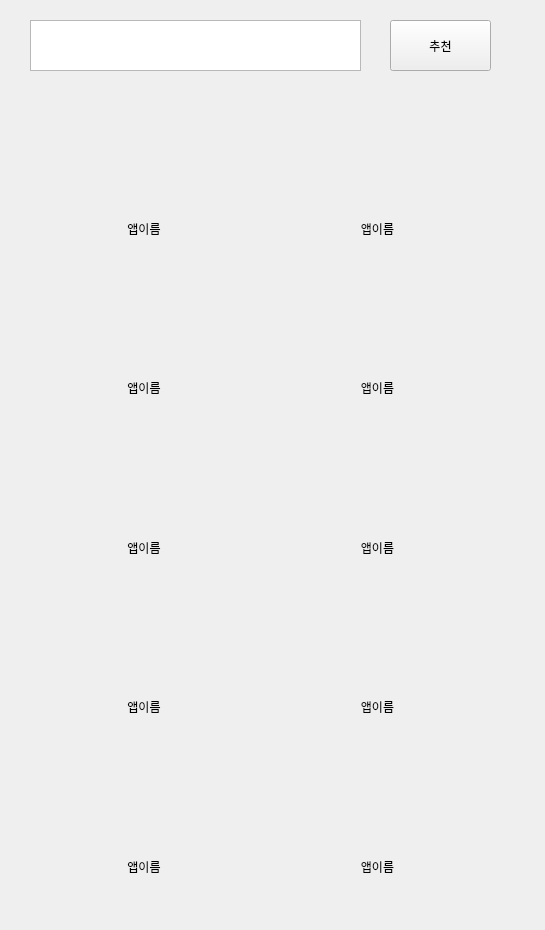
<?xml version="1.0" encoding="UTF-8"?>
<ui version="4.0">
 <class>Form</class>
 <widget class="QWidget" name="Form">
  <property name="geometry">
   <rect>
    <x>0</x>
    <y>0</y>
    <width>545</width>
    <height>930</height>
   </rect>
  </property>
  <property name="windowTitle">
   <string>Form</string>
  </property>
  <widget class="QTextEdit" name="keyword_box">
   <property name="geometry">
    <rect>
     <x>30</x>
     <y>20</y>
     <width>331</width>
     <height>51</height>
    </rect>
   </property>
  </widget>
  <widget class="QPushButton" name="pushButton">
   <property name="geometry">
    <rect>
     <x>390</x>
     <y>20</y>
     <width>101</width>
     <height>51</height>
    </rect>
   </property>
   <property name="text">
    <string>추천</string>
   </property>
  </widget>
  <widget class="QWidget" name="">
   <property name="geometry">
    <rect>
     <x>30</x>
     <y>90</y>
     <width>461</width>
     <height>791</height>
    </rect>
   </property>
   <layout class="QGridLayout" name="gridLayout">
    <item row="0" column="0">
     <layout class="QVBoxLayout" name="verticalLayout" stretch="8,2">
      <item>
       <widget class="QLabel" name="APP_img_1">
        <property name="text">
         <string/>
        </property>
       </widget>
      </item>
      <item>
       <widget class="QLabel" name="APP_name_1">
        <property name="text">
         <string>앱이름</string>
        </property>
        <property name="alignment">
         <set>Qt::AlignCenter</set>
        </property>
       </widget>
      </item>
     </layout>
    </item>
    <item row="0" column="1">
     <layout class="QVBoxLayout" name="verticalLayout_3" stretch="8,2">
      <item>
       <widget class="QLabel" name="APP_img_2">
        <property name="text">
         <string/>
        </property>
       </widget>
      </item>
      <item>
       <widget class="QLabel" name="APP_name_2">
        <property name="text">
         <string>앱이름</string>
        </property>
        <property name="alignment">
         <set>Qt::AlignCenter</set>
        </property>
       </widget>
      </item>
     </layout>
    </item>
    <item row="1" column="0">
     <layout class="QVBoxLayout" name="verticalLayout_4" stretch="8,2">
      <item>
       <widget class="QLabel" name="APP_img_3">
        <property name="text">
         <string/>
        </property>
       </widget>
      </item>
      <item>
       <widget class="QLabel" name="APP_name_3">
        <property name="text">
         <string>앱이름</string>
        </property>
        <property name="alignment">
         <set>Qt::AlignCenter</set>
        </property>
       </widget>
      </item>
     </layout>
    </item>
    <item row="1" column="1">
     <layout class="QVBoxLayout" name="verticalLayout_5" stretch="8,2">
      <item>
       <widget class="QLabel" name="APP_img_4">
        <property name="text">
         <string/>
        </property>
       </widget>
      </item>
      <item>
       <widget class="QLabel" name="APP_name_4">
        <property name="text">
         <string>앱이름</string>
        </property>
        <property name="alignment">
         <set>Qt::AlignCenter</set>
        </property>
       </widget>
      </item>
     </layout>
    </item>
    <item row="2" column="0">
     <layout class="QVBoxLayout" name="verticalLayout_6" stretch="8,2">
      <item>
       <widget class="QLabel" name="APP_img_5">
        <property name="text">
         <string/>
        </property>
       </widget>
      </item>
      <item>
       <widget class="QLabel" name="APP_name_5">
        <property name="text">
         <string>앱이름</string>
        </property>
        <property name="alignment">
         <set>Qt::AlignCenter</set>
        </property>
       </widget>
      </item>
     </layout>
    </item>
    <item row="2" column="1">
     <layout class="QVBoxLayout" name="verticalLayout_7" stretch="8,2">
      <item>
       <widget class="QLabel" name="APP_img_6">
        <property name="text">
         <string/>
        </property>
       </widget>
      </item>
      <item>
       <widget class="QLabel" name="APP_name_6">
        <property name="text">
         <string>앱이름</string>
        </property>
        <property name="alignment">
         <set>Qt::AlignCenter</set>
        </property>
       </widget>
      </item>
     </layout>
    </item>
    <item row="3" column="0">
     <layout class="QVBoxLayout" name="verticalLayout_8" stretch="8,2">
      <item>
       <widget class="QLabel" name="APP_img_7">
        <property name="text">
         <string/>
        </property>
       </widget>
      </item>
      <item>
       <widget class="QLabel" name="APP_name_7">
        <property name="text">
         <string>앱이름</string>
        </property>
        <property name="alignment">
         <set>Qt::AlignCenter</set>
        </property>
       </widget>
      </item>
     </layout>
    </item>
    <item row="3" column="1">
     <layout class="QVBoxLayout" name="verticalLayout_9" stretch="8,2">
      <item>
       <widget class="QLabel" name="APP_img_8">
        <property name="text">
         <string/>
        </property>
       </widget>
      </item>
      <item>
       <widget class="QLabel" name="APP_name_8">
        <property name="text">
         <string>앱이름</string>
        </property>
        <property name="alignment">
         <set>Qt::AlignCenter</set>
        </property>
       </widget>
      </item>
     </layout>
    </item>
    <item row="4" column="0">
     <layout class="QVBoxLayout" name="verticalLayout_10" stretch="8,2">
      <item>
       <widget class="QLabel" name="APP_img_9">
        <property name="text">
         <string/>
        </property>
       </widget>
      </item>
      <item>
       <widget class="QLabel" name="APP_name_9">
        <property name="text">
         <string>앱이름</string>
        </property>
        <property name="alignment">
         <set>Qt::AlignCenter</set>
        </property>
       </widget>
      </item>
     </layout>
    </item>
    <item row="4" column="1">
     <layout class="QVBoxLayout" name="verticalLayout_11" stretch="8,2">
      <item>
       <widget class="QLabel" name="APP_img_10">
        <property name="text">
         <string/>
        </property>
       </widget>
      </item>
      <item>
       <widget class="QLabel" name="APP_name_10">
        <property name="text">
         <string>앱이름</string>
        </property>
        <property name="alignment">
         <set>Qt::AlignCenter</set>
        </property>
       </widget>
      </item>
     </layout>
    </item>
   </layout>
  </widget>
 </widget>
 <resources/>
 <connections/>
</ui>
